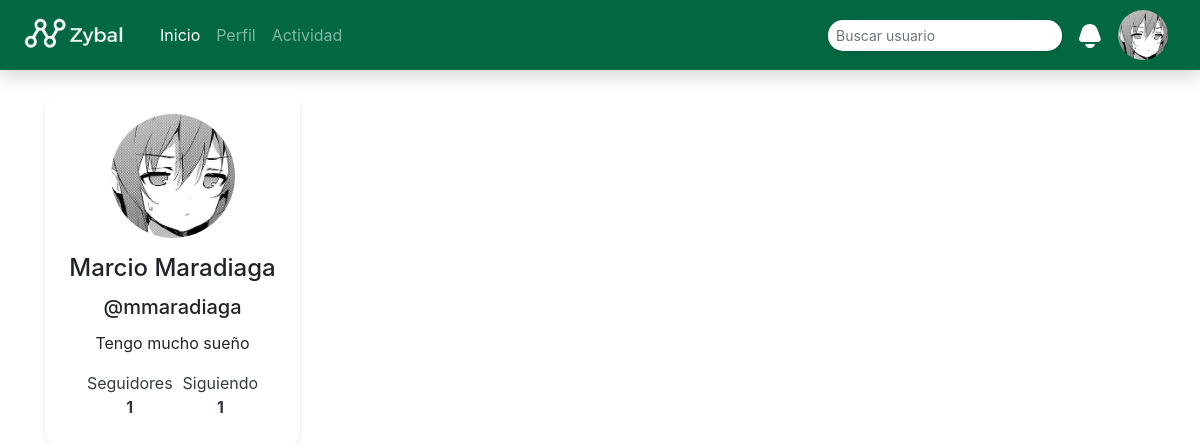
Page /activity/ (signed in) on the committed database.
### zybal/models.py (models this page shows, shortened)
class Profile(models.Model): #User Profile
    user = models.ForeignKey(User, on_delete=models.CASCADE)
    phone_number = models.CharField(max_length=20, blank=True)
    bio = models.TextField(blank=True)
    profile_image = models.ImageField(upload_to='profile_images', default="default_profile_image.jpg")
    @property
    def followers_count(self):
        return FollowersCount.objects.filter(followed_user=self).count()
    @property
    def following_count(self):
        return FollowersCount.objects.filter(follower=self).count()

### zybal/views.py (the view)
# urls.py: path('activity/', views.activity_view, name='activity'),
@login_required(login_url='signin')
def activity_view(request):
    profile = Profile.objects.get(user=request.user)
    notifications = Notification.objects.filter(user__id=profile.id).order_by('-created_at')
    context = {
        'profile': profile,
        'notifications': notifications
    }
    return render(request, 'pages/activity.html', context)

### templates/pages/activity.html (shortened to what this page needs)
<!DOCTYPE html>
<html lang="en">
<head>
    {% include 'includes/head.html' %}
</head>
<body>
    {% include 'includes/nav-bar.html' %}
    <div class="container">
        <div class="row">
            {% include 'includes/aside.html' %}
            <div class="col-md-9">
            </div>
        </div>
    </div>
</body>
</html>

### templates/includes/nav-bar.html (shortened to what this page needs)
<nav class="navbar navbar-expand-md navbar-dark mb-4 shadow" style="background-color:#026842">
    <a href="{% url 'home' %} " class="navbar-brand">
        <img src="../../static/assets/images/logo.png" alt="logo" class="img-fluid" width="120px" height="150px">
    </a>
    <div class="collapse navbar-collapse" id="responsive">
        <ul class="navbar-nav mr-auto text-capitalize">
            <li class="nav-item"><a href="{% url 'home' %}" class="nav-link active">Inicio</a></li>
            <li class="nav-item"><a href="{% url 'profile' request.user.username %}" class="nav-link">Perfil</a></li>
            <li class="nav-item"><a href="{% url 'activity' %}" class="nav-link">Actividad</a></li>
        </ul>
        <search>
            <form method="post" action="{% url 'search_view'%}" class="form-inline ml-auto d-none d-md-block mr-3" >
                <input type="text" name="search" id="search" placeholder="Buscar usuario" class="form-control form-control-sm">
            </form>
        </search>
    </div>
    <a href="#modal-notifications" class="text-decoration-none mr-3" data-toggle="modal">
    </a>
    <div class="dropdown mr-3">
        <button class="btn btn-secondary p-0 border-0 bg-transparent" type="button" id="profileDropdown" data-toggle="dropdown" aria-haspopup="true" aria-expanded="false">
            <img id="profileImage" src="{{ profile.profile_image.url }}" alt="profile_icon" class="rounded-circle" width="50px" height="50px">
        </button>
    </div>
</nav>

### templates/includes/aside.html
<aside class="col-md-3">
    <div class="left-column">
        {% block content %}
        <div class="card card-left1 mb-4">
            <div class="card-body text-center">
                <div class="d-flex justify-content-center mb-3">
                    <img src="{{ profile.profile_image.url }}" alt="profile image" class="rounded-circle" width="124px" height="124px" style="object-fit: cover;">
                </div>
                <h4 class="card-title">{{ profile.user.first_name }} {{ profile.user.last_name }}</h4>
                <h5 class="card-title">@{{ profile.user.username }}</h5>
                <p class="">{{ profile.bio }}</p>
                <ul class="list-unstyled nav justify-content-center">
                    <li class="nav-item me-3 mb-2" style="margin-right: 10px;">
                        <a href="#modal-followers" data-toggle="modal" class="text-dark text-decoration-none">Seguidores<br><strong>{{ profile.followers_count }}</strong></a>
                    </li>
                    <li class="nav-item mb-2">
                        <a href="#modal-following" data-toggle="modal" class="text-dark text-decoration-none">Siguiendo<br><strong>{{ profile.following_count }}</strong></a>
                    </li>
                </ul>
            </div>
        </div>
        {% endblock %}
    </div>
</aside>
{% include 'includes/modal-followers.html' %}
{% include 'includes/modal-following.html' %}

### templates/pages/activity.html (style rules this page uses)
.card { background-color: transparent; border: none; border-radius: 15px; box-shadow: 0 2px 4px rgba(0,0,0,0.1); width: 100%; }
.card-body { padding: 20px; display: flex; flex-direction: column; height: 100%; }
.form-control { border: none; border-radius: 15px; box-shadow: 0 2px 4px rgba(0,0,0,0.1); flex: 1; resize: none; min-height: 100%; }
.btn { border-radius: 25px; padding: 8px 20px; font-weight: bold; }

### templates/includes/modal-notifications.html (style rules this page uses)
.card { background-color: transparent; border: none; border-radius: 15px; box-shadow: 0 2px 4px rgba(0,0,0,0.1); width: 100%; }
.card-body { padding: 20px; display: flex; flex-direction: column; height: 100%; }

### templates/includes/modal-followers.html (style rules this page uses)
.card { background-color: transparent; border: none; border-radius: 15px; box-shadow: 0 2px 4px rgba(0,0,0,0.1); width: 100%; }
.card-body { padding: 20px; display: flex; flex-direction: column; height: 100%; }

### templates/includes/modal-following.html (style rules this page uses)
.card { background-color: transparent; border: none; border-radius: 15px; box-shadow: 0 2px 4px rgba(0,0,0,0.1); width: 100%; }
.card-body { padding: 20px; display: flex; flex-direction: column; height: 100%; }

### rows in the picture
Profile: profile_image (picture), user.first_name "Marcio", user.last_name "Maradiaga", user.username "mmaradiaga", bio "Tengo mucho sueño", followers_count "1", following_count "1"
